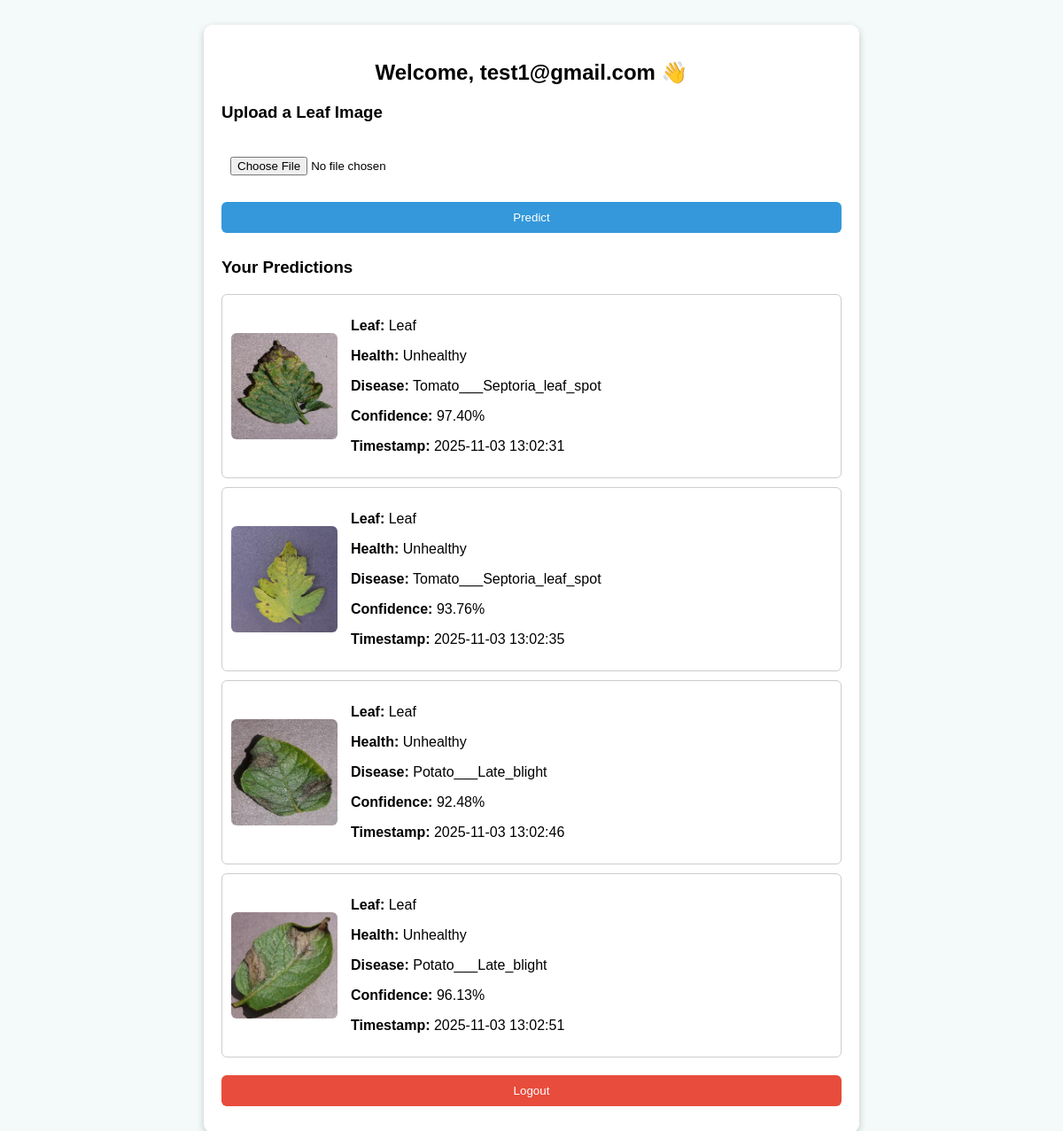
The page /user_dashboard (signed in) on the database its author committed.
### host.py (models this page shows)
class User(db.Model):
    id = db.Column(db.Integer, primary_key=True)
    email = db.Column(db.String(100), unique=True, nullable=False)
    password = db.Column(db.String(200), nullable=False)
    is_admin = db.Column(db.Boolean, default=False)
    predictions = db.relationship("Prediction", backref="user", lazy=True)

class Prediction(db.Model):
    id = db.Column(db.Integer, primary_key=True)
    image_path = db.Column(db.String(200))
    leaf = db.Column(db.String(50))
    health = db.Column(db.String(50))
    disease = db.Column(db.String(100))
    confidence = db.Column(db.Float)
    timestamp = db.Column(db.DateTime, default=datetime.utcnow)
    user_id = db.Column(db.Integer, db.ForeignKey("user.id"), nullable=False)

### host.py (the view)
@app.route("/user_dashboard")
def user_dashboard():
    if "user_id" not in session or session.get("is_admin"):
        return redirect(url_for("login"))
    user = User.query.get(session["user_id"])
    predictions = Prediction.query.filter_by(user_id=user.id).all()
    return render_template("user_dashboard.html", user=user, predictions=predictions)

### templates/user_dashboard.html (shortened to what this page needs)
<!DOCTYPE html>
<html lang="en">
<head>
</head>
<body>
<div class="container">
  <h2>Welcome, {{ user.email }} 👋</h2>
  <h3>Upload a Leaf Image</h3>
  <form id="uploadForm" enctype="multipart/form-data">
    <input type="file" name="image" id="fileInput" accept="image/*" required>
    <button type="submit">Predict</button>
  </form>
  <h3>Your Predictions</h3>
  <div id="allPredictions">
    {% if predictions %}
      {% for pred in predictions %}
        <div class="prediction">
          <img src="{{ url_for('static', filename=pred.image_path) }}" alt="Leaf Image">
          <div>
            <p><strong>Leaf:</strong> {{ pred.leaf }}</p>
            <p><strong>Health:</strong> {{ pred.health }}</p>
            <p><strong>Disease:</strong> {{ pred.disease or 'N/A' }}</p>
            <p><strong>Confidence:</strong> {{ "%.2f"|format(pred.confidence*100) }}%</p>
            <p><strong>Timestamp:</strong> {{ pred.timestamp.strftime('%Y-%m-%d %H:%M:%S') }}</p>
          </div>
        </div>
      {% endfor %}
    {% else %}
      <p>No predictions yet.</p>
    {% endif %}
  </div>
  <form action="{{ url_for('logout') }}" method="get">
    <button type="submit" class="logout">Logout</button>
  </form>
</div>
</body>
</html>

### templates/user_dashboard.html (style rules this page uses)
body { font-family: Arial, sans-serif; background: #f4f9f9; padding: 20px; }
.container { max-width: 700px; margin: auto; background: #fff; padding: 20px; border-radius: 10px; box-shadow: 0 3px 8px rgba(0,0,0,0.2); }
h2 { text-align: center; margin-bottom: 20px; }
input, button { width: 100%; padding: 10px; margin: 10px 0; border-radius: 6px; }
button { background: #3498db; color: #fff; border: none; cursor: pointer; }
.prediction { border: 1px solid #ccc; padding: 10px; border-radius: 6px; margin: 10px 0; display: flex; align-items: center; }
.prediction img { max-width: 120px; border-radius: 6px; margin-right: 15px; }
.logout { background: #e74c3c; }

### rows shown on the page
User: email "test1@gmail.com"
Prediction: image_path (picture), leaf "Leaf", health "Unhealthy", disease "Tomato___Septoria_leaf_spot", pred.confidence*100 "97.40", timestamp "2025-11-03 13:02:31"
Prediction: image_path (picture), leaf "Leaf", health "Unhealthy", disease "Tomato___Septoria_leaf_spot", pred.confidence*100 "93.76", timestamp "2025-11-03 13:02:35"
Prediction: image_path (picture), leaf "Leaf", health "Unhealthy", disease "Potato___Late_blight", pred.confidence*100 "92.48", timestamp "2025-11-03 13:02:46"
Prediction: image_path (picture), leaf "Leaf", health "Unhealthy", disease "Potato___Late_blight", pred.confidence*100 "96.13", timestamp "2025-11-03 13:02:51"
